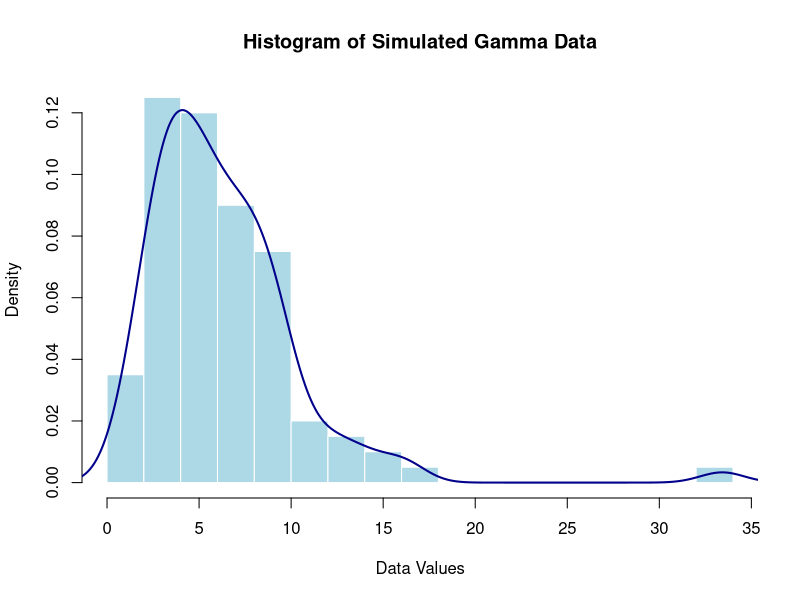
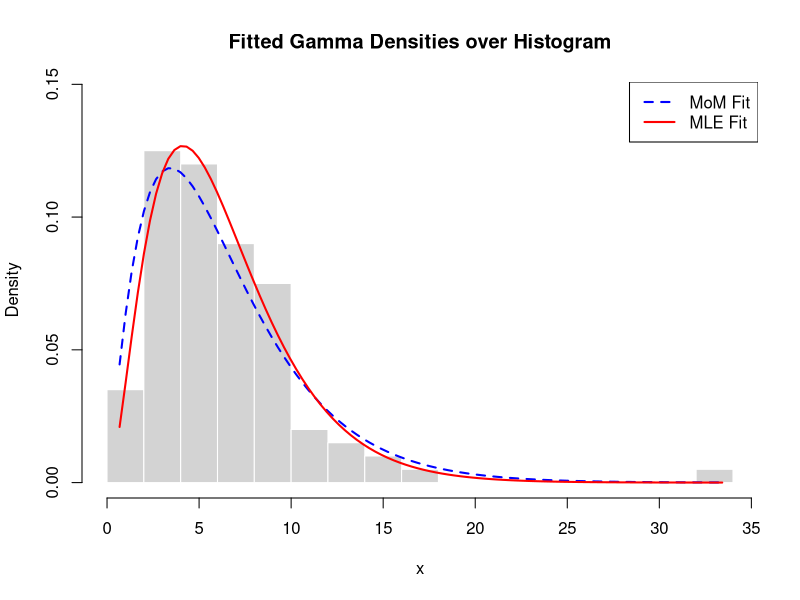
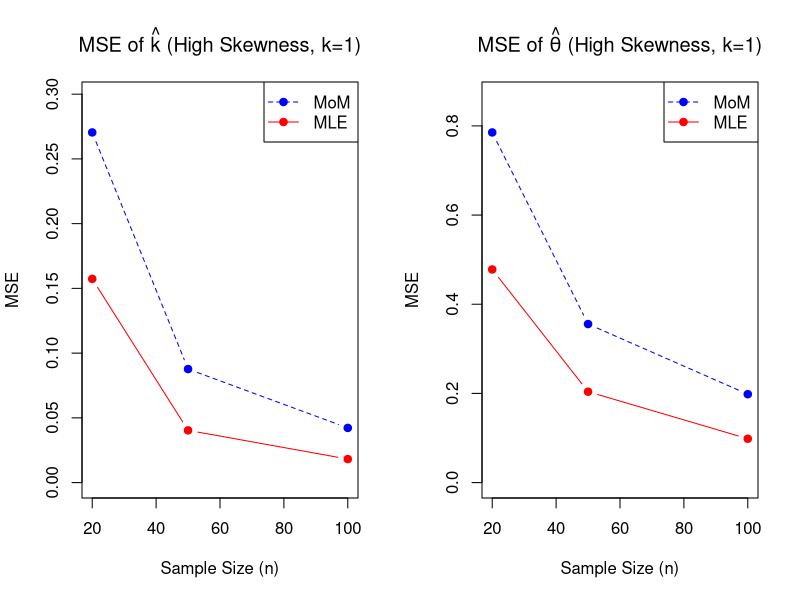
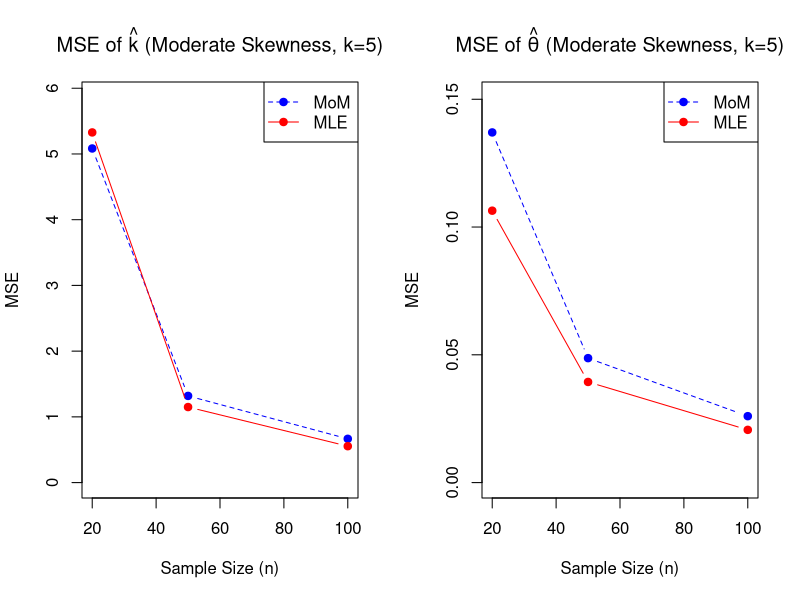

These charts were generated, in order, by the following R code:
# ============================================================
# STAT 303 Term Project - Figure Generation Script
# Point Estimation of Gamma Distribution Parameters
# Authors: Rubar Akyıldız - Melih Akay
# ============================================================

# Setting seed for reproducibility
set.seed(303)

# Create figures directory if it doesn't exist
if (!dir.exists("figures")) {
  dir.create("figures")
}

# ============================================================
# Figure 1: Histogram of Simulated Data (Section 4.1)
# ============================================================

# True parameters for descriptive statistics
true_k <- 3
true_theta <- 2
n <- 100

# Generate data
data_sample <- rgamma(n, shape = true_k, scale = true_theta)

# Calculate sample statistics
sample_mean <- mean(data_sample)
sample_var <- var(data_sample)

cat("=== Descriptive Statistics ===\n")
cat("Sample Mean (X_bar):", round(sample_mean, 4), "\n")
cat("Sample Variance (S^2):", round(sample_var, 4), "\n")

# Save histogram
pdf("figures/histogram_descriptive.pdf", width = 7, height = 5)
hist(data_sample, breaks = 15, probability = TRUE,
     main = "Histogram of Simulated Gamma Data",
     xlab = "Data Values", col = "lightblue", border = "white")
lines(density(data_sample), col = "darkblue", lwd = 2)
dev.off()

cat("Figure 1 saved: figures/histogram_descriptive.pdf\n")

# ============================================================
# Figure 2: Fitted Gamma Densities (Section 4.3)
# ============================================================

# Method of Moments Estimation
k_mom <- (mean(data_sample)^2) / var(data_sample)
theta_mom <- var(data_sample) / mean(data_sample)

# Maximum Likelihood Estimation
target_val <- log(mean(data_sample)) - mean(log(data_sample))

mle_eqn <- function(k) {
  log(k) - digamma(k) - target_val
}

mle_root <- uniroot(mle_eqn, interval = c(0.1, 20), extendInt = "yes")
k_mle <- mle_root$root
theta_mle <- mean(data_sample) / k_mle

cat("\n=== Parameter Estimates ===\n")
cat("True values: k =", true_k, ", theta =", true_theta, "\n")
cat("MoM: k =", round(k_mom, 4), ", theta =", round(theta_mom, 4), "\n")
cat("MLE: k =", round(k_mle, 4), ", theta =", round(theta_mle, 4), "\n")

# Save fitted densities plot
pdf("figures/fitted_densities.pdf", width = 7, height = 5)
hist(data_sample, probability = TRUE, breaks = 15,
     main = "Fitted Gamma Densities over Histogram",
     xlab = "x", col = "lightgray", border = "white",
     ylim = c(0, max(density(data_sample)$y) * 1.2))

x_vals <- seq(min(data_sample), max(data_sample), length.out = 100)

lines(x_vals, dgamma(x_vals, shape = k_mom, scale = theta_mom),
      col = "blue", lwd = 2, lty = 2)
lines(x_vals, dgamma(x_vals, shape = k_mle, scale = theta_mle),
      col = "red", lwd = 2)

legend("topright", legend = c("MoM Fit", "MLE Fit"),
       col = c("blue", "red"), lty = c(2, 1), lwd = 2)
dev.off()

cat("Figure 2 saved: figures/fitted_densities.pdf\n")

# ============================================================
# Simulation Study (Section 5)
# ============================================================

cat("\n=== Running Simulation Study ===\n")
cat("This may take a moment...\n")

R <- 2000     # Number of replications
sample_sizes <- c(20, 50, 100)

scenarios <- list(
  "Scenario 1" = c(k = 1, theta = 2),  # High Skewness
  "Scenario 2" = c(k = 5, theta = 1)   # Moderate Skewness
)

results_df <- data.frame()

for (scen_name in names(scenarios)) {

  true_k <- scenarios[[scen_name]]["k"]
  true_theta <- scenarios[[scen_name]]["theta"]

  for (n in sample_sizes) {

    k_mom_est <- numeric(R); t_mom_est <- numeric(R)
    k_mle_est <- numeric(R); t_mle_est <- numeric(R)

    for (i in 1:R) {
      # Generate Data
      x <- rgamma(n, shape = true_k, scale = true_theta)

      # MoM Estimation
      x_bar <- mean(x)
      s2 <- var(x)

      k_hat_mom <- (x_bar^2) / s2
      t_hat_mom <- s2 / x_bar

      k_mom_est[i] <- k_hat_mom
      t_mom_est[i] <- t_hat_mom

      # MLE Estimation
      target <- log(x_bar) - mean(log(x))

      try({
        mle_sol <- uniroot(function(k) log(k) - digamma(k) - target,
                           interval = c(1e-5, 100), extendInt = "yes")
        k_hat_mle <- mle_sol$root
        t_hat_mle <- x_bar / k_hat_mle

        k_mle_est[i] <- k_hat_mle
        t_mle_est[i] <- t_hat_mle
      }, silent = TRUE)
    }

    # Performance Metrics Calculation
    calc_metrics <- function(est, true_val) {
      bias <- mean(est, na.rm=TRUE) - true_val
      variance <- var(est, na.rm=TRUE)
      mse <- variance + bias^2
      return(c(bias, variance, mse))
    }

    mom_k <- calc_metrics(k_mom_est, true_k)
    mle_k <- calc_metrics(k_mle_est, true_k)
    mom_t <- calc_metrics(t_mom_est, true_theta)
    mle_t <- calc_metrics(t_mle_est, true_theta)

    temp_res <- data.frame(
      Scenario = scen_name,
      n = n,
      Method = rep(c("MoM", "MLE"), 2),
      Parameter = rep(c("k", "theta"), each = 2),
      Bias = c(mom_k[1], mle_k[1], mom_t[1], mle_t[1]),
      Variance = c(mom_k[2], mle_k[2], mom_t[2], mle_t[2]),
      MSE = c(mom_k[3], mle_k[3], mom_t[3], mle_t[3])
    )
    results_df <- rbind(results_df, temp_res)
  }
  cat("Completed:", scen_name, "\n")
}

# Save results to CSV for LaTeX table
write.csv(results_df, "figures/simulation_results.csv", row.names = FALSE)
cat("Simulation results saved: figures/simulation_results.csv\n")

# ============================================================
# Figure 3: MSE Plots for Scenario 1 (High Skewness)
# ============================================================

pdf("figures/mse_scenario1.pdf", width = 10, height = 5)
par(mfrow = c(1, 2))

# Plot 1: MSE of k (Scenario 1)
plot_data <- subset(results_df, Scenario == "Scenario 1" & Parameter == "k")
mom_data <- subset(plot_data, Method == "MoM")
mle_data <- subset(plot_data, Method == "MLE")

plot(mom_data$n, mom_data$MSE, type = "b", col = "blue", pch = 19, lty = 2,
     ylim = c(0, max(plot_data$MSE)*1.1),
     xlab = "Sample Size (n)", ylab = "MSE",
     main = expression(paste("MSE of ", hat(k), " (High Skewness, k=1)")))
lines(mle_data$n, mle_data$MSE, type = "b", col = "red", pch = 19, lty = 1)
legend("topright", legend = c("MoM", "MLE"), col = c("blue", "red"), lty = c(2, 1), pch = 19)

# Plot 2: MSE of theta (Scenario 1)
plot_data_t <- subset(results_df, Scenario == "Scenario 1" & Parameter == "theta")
mom_data_t <- subset(plot_data_t, Method == "MoM")
mle_data_t <- subset(plot_data_t, Method == "MLE")

plot(mom_data_t$n, mom_data_t$MSE, type = "b", col = "blue", pch = 19, lty = 2,
     ylim = c(0, max(plot_data_t$MSE)*1.1),
     xlab = "Sample Size (n)", ylab = "MSE",
     main = expression(paste("MSE of ", hat(theta), " (High Skewness, k=1)")))
lines(mle_data_t$n, mle_data_t$MSE, type = "b", col = "red", pch = 19, lty = 1)
legend("topright", legend = c("MoM", "MLE"), col = c("blue", "red"), lty = c(2, 1), pch = 19)

dev.off()
cat("Figure 3 saved: figures/mse_scenario1.pdf\n")

# ============================================================
# Figure 4: MSE Plots for Scenario 2 (Moderate Skewness)
# ============================================================

pdf("figures/mse_scenario2.pdf", width = 10, height = 5)
par(mfrow = c(1, 2))

# Plot 1: MSE of k (Scenario 2)
plot_data <- subset(results_df, Scenario == "Scenario 2" & Parameter == "k")
mom_data <- subset(plot_data, Method == "MoM")
mle_data <- subset(plot_data, Method == "MLE")

plot(mom_data$n, mom_data$MSE, type = "b", col = "blue", pch = 19, lty = 2,
     ylim = c(0, max(plot_data$MSE)*1.1),
     xlab = "Sample Size (n)", ylab = "MSE",
     main = expression(paste("MSE of ", hat(k), " (Moderate Skewness, k=5)")))
lines(mle_data$n, mle_data$MSE, type = "b", col = "red", pch = 19, lty = 1)
legend("topright", legend = c("MoM", "MLE"), col = c("blue", "red"), lty = c(2, 1), pch = 19)

# Plot 2: MSE of theta (Scenario 2)
plot_data_t <- subset(results_df, Scenario == "Scenario 2" & Parameter == "theta")
mom_data_t <- subset(plot_data_t, Method == "MoM")
mle_data_t <- subset(plot_data_t, Method == "MLE")

plot(mom_data_t$n, mom_data_t$MSE, type = "b", col = "blue", pch = 19, lty = 2,
     ylim = c(0, max(plot_data_t$MSE)*1.1),
     xlab = "Sample Size (n)", ylab = "MSE",
     main = expression(paste("MSE of ", hat(theta), " (Moderate Skewness, k=5)")))
lines(mle_data_t$n, mle_data_t$MSE, type = "b", col = "red", pch = 19, lty = 1)
legend("topright", legend = c("MoM", "MLE"), col = c("blue", "red"), lty = c(2, 1), pch = 19)

dev.off()
cat("Figure 4 saved: figures/mse_scenario2.pdf\n")

# ============================================================
# Print Summary Table
# ============================================================

cat("\n=== Simulation Results Summary ===\n")
print(results_df, digits = 4)

cat("\n=== All figures generated successfully! ===\n")
